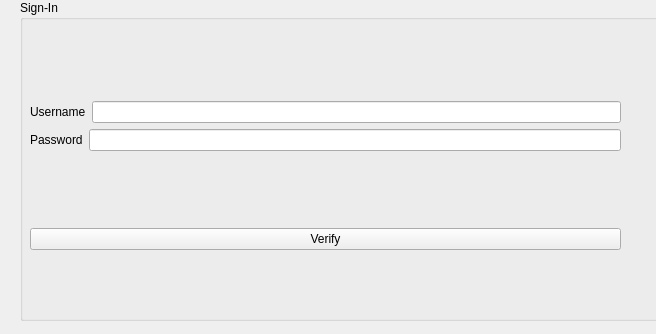
<?xml version="1.0" encoding="UTF-8"?>
<ui version="4.0">
 <class>DLGLoginScreen</class>
 <widget class="QWidget" name="DLGLoginScreen">
  <property name="geometry">
   <rect>
    <x>0</x>
    <y>0</y>
    <width>656</width>
    <height>334</height>
   </rect>
  </property>
  <property name="windowTitle">
   <string>Form</string>
  </property>
  <widget class="QGroupBox" name="groupBox">
   <property name="geometry">
    <rect>
     <x>20</x>
     <y>0</y>
     <width>641</width>
     <height>321</height>
    </rect>
   </property>
   <property name="autoFillBackground">
    <bool>true</bool>
   </property>
   <property name="title">
    <string>Sign-In</string>
   </property>
   <widget class="QWidget" name="layoutWidget">
    <property name="geometry">
     <rect>
      <x>10</x>
      <y>30</y>
      <width>591</width>
      <height>291</height>
     </rect>
    </property>
    <layout class="QVBoxLayout" name="verticalLayout_2">
     <item>
      <layout class="QVBoxLayout" name="verticalLayout">
       <item>
        <layout class="QHBoxLayout" name="horizontalLayout">
         <item>
          <widget class="QLabel" name="label">
           <property name="text">
            <string>Username</string>
           </property>
          </widget>
         </item>
         <item>
          <widget class="QLineEdit" name="username"/>
         </item>
        </layout>
       </item>
       <item>
        <layout class="QHBoxLayout" name="horizontalLayout_2">
         <item>
          <widget class="QLabel" name="label_2">
           <property name="text">
            <string>Password</string>
           </property>
          </widget>
         </item>
         <item>
          <widget class="QLineEdit" name="password"/>
         </item>
        </layout>
       </item>
      </layout>
     </item>
     <item>
      <widget class="QPushButton" name="verifiy">
       <property name="text">
        <string>Verify</string>
       </property>
      </widget>
     </item>
    </layout>
   </widget>
  </widget>
 </widget>
 <resources/>
 <connections/>
</ui>
